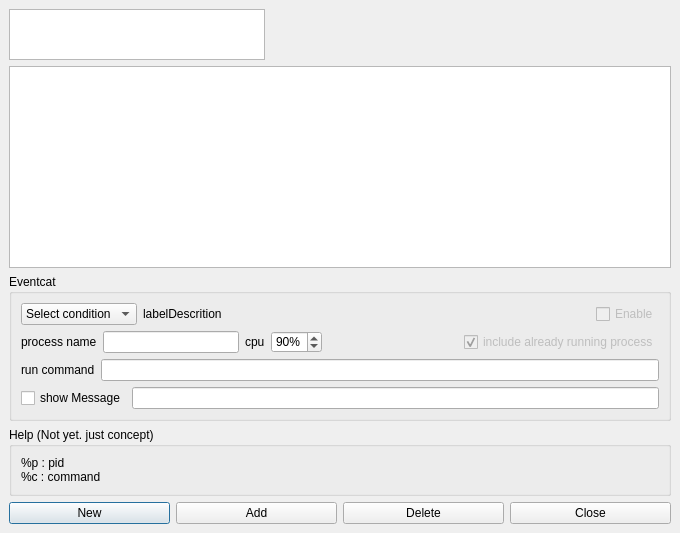
<?xml version="1.0" encoding="UTF-8"?>
<ui version="4.0">
 <class>EventDialog</class>
 <widget class="QDialog" name="EventDialog">
  <property name="geometry">
   <rect>
    <x>0</x>
    <y>0</y>
    <width>680</width>
    <height>533</height>
   </rect>
  </property>
  <property name="sizePolicy">
   <sizepolicy hsizetype="Fixed" vsizetype="Fixed">
    <horstretch>0</horstretch>
    <verstretch>0</verstretch>
   </sizepolicy>
  </property>
  <property name="focusPolicy">
   <enum>Qt::WheelFocus</enum>
  </property>
  <property name="windowTitle">
   <string>Watchdog 0.1 alpha</string>
  </property>
  <property name="styleSheet">
   <string notr="true">QPushButtonX {
	color: rgb(244, 244, 244);
	border-image: url(:/icon/vista.png);
}
QWidget {
} 
QFrame, QLabel, QToolTip {
 } 
 </string>
  </property>
  <layout class="QVBoxLayout">
   <property name="spacing">
    <number>6</number>
   </property>
   <property name="leftMargin">
    <number>9</number>
   </property>
   <property name="topMargin">
    <number>9</number>
   </property>
   <property name="rightMargin">
    <number>9</number>
   </property>
   <property name="bottomMargin">
    <number>9</number>
   </property>
   <item>
    <widget class="QListView" name="listView">
     <property name="sizePolicy">
      <sizepolicy hsizetype="Fixed" vsizetype="Fixed">
       <horstretch>0</horstretch>
       <verstretch>0</verstretch>
      </sizepolicy>
     </property>
     <property name="minimumSize">
      <size>
       <width>8</width>
       <height>1</height>
      </size>
     </property>
     <property name="maximumSize">
      <size>
       <width>16777215</width>
       <height>51</height>
      </size>
     </property>
    </widget>
   </item>
   <item>
    <widget class="QTableView" name="tableView">
     <property name="enabled">
      <bool>true</bool>
     </property>
     <property name="sizePolicy">
      <sizepolicy hsizetype="Preferred" vsizetype="Preferred">
       <horstretch>0</horstretch>
       <verstretch>0</verstretch>
      </sizepolicy>
     </property>
     <property name="focusPolicy">
      <enum>Qt::NoFocus</enum>
     </property>
     <property name="contextMenuPolicy">
      <enum>Qt::NoContextMenu</enum>
     </property>
     <property name="alternatingRowColors">
      <bool>true</bool>
     </property>
     <property name="selectionMode">
      <enum>QAbstractItemView::SingleSelection</enum>
     </property>
     <property name="selectionBehavior">
      <enum>QAbstractItemView::SelectRows</enum>
     </property>
     <property name="showGrid">
      <bool>false</bool>
     </property>
     <property name="gridStyle">
      <enum>Qt::NoPen</enum>
     </property>
    </widget>
   </item>
   <item>
    <widget class="QGroupBox" name="groupBox_2">
     <property name="sizePolicy">
      <sizepolicy hsizetype="Preferred" vsizetype="Fixed">
       <horstretch>0</horstretch>
       <verstretch>0</verstretch>
      </sizepolicy>
     </property>
     <property name="title">
      <string>Eventcat</string>
     </property>
     <layout class="QVBoxLayout">
      <property name="spacing">
       <number>6</number>
      </property>
      <property name="leftMargin">
       <number>9</number>
      </property>
      <property name="topMargin">
       <number>9</number>
      </property>
      <property name="rightMargin">
       <number>9</number>
      </property>
      <property name="bottomMargin">
       <number>9</number>
      </property>
      <item>
       <layout class="QHBoxLayout">
        <property name="spacing">
         <number>6</number>
        </property>
        <property name="leftMargin">
         <number>0</number>
        </property>
        <property name="topMargin">
         <number>0</number>
        </property>
        <property name="rightMargin">
         <number>0</number>
        </property>
        <property name="bottomMargin">
         <number>0</number>
        </property>
        <item>
         <widget class="QComboBox" name="comboBox">
          <property name="sizePolicy">
           <sizepolicy hsizetype="Fixed" vsizetype="Fixed">
            <horstretch>0</horstretch>
            <verstretch>0</verstretch>
           </sizepolicy>
          </property>
          <item>
           <property name="text">
            <string>Select condition</string>
           </property>
          </item>
         </widget>
        </item>
        <item>
         <widget class="QLabel" name="labelDesc">
          <property name="text">
           <string>labelDescrition</string>
          </property>
         </widget>
        </item>
        <item>
         <spacer>
          <property name="orientation">
           <enum>Qt::Horizontal</enum>
          </property>
          <property name="sizeHint" stdset="0">
           <size>
            <width>36</width>
            <height>20</height>
           </size>
          </property>
         </spacer>
        </item>
        <item>
         <widget class="QCheckBox" name="checkBox">
          <property name="enabled">
           <bool>false</bool>
          </property>
          <property name="text">
           <string>Enable</string>
          </property>
         </widget>
        </item>
       </layout>
      </item>
      <item>
       <layout class="QHBoxLayout">
        <property name="spacing">
         <number>6</number>
        </property>
        <property name="leftMargin">
         <number>0</number>
        </property>
        <property name="topMargin">
         <number>0</number>
        </property>
        <property name="rightMargin">
         <number>0</number>
        </property>
        <property name="bottomMargin">
         <number>0</number>
        </property>
        <item>
         <widget class="QLabel" name="label_procname">
          <property name="text">
           <string>process name</string>
          </property>
         </widget>
        </item>
        <item>
         <widget class="QLineEdit" name="proc_name"/>
        </item>
        <item>
         <widget class="QLabel" name="label_cpu">
          <property name="text">
           <string>cpu</string>
          </property>
         </widget>
        </item>
        <item>
         <widget class="QSpinBox" name="spinBox">
          <property name="toolTip">
           <string/>
          </property>
          <property name="statusTip">
           <string/>
          </property>
          <property name="whatsThis">
           <string/>
          </property>
          <property name="accessibleName">
           <string/>
          </property>
          <property name="suffix">
           <string>%</string>
          </property>
          <property name="prefix">
           <string/>
          </property>
          <property name="value">
           <number>90</number>
          </property>
         </widget>
        </item>
        <item>
         <spacer>
          <property name="orientation">
           <enum>Qt::Horizontal</enum>
          </property>
          <property name="sizeHint" stdset="0">
           <size>
            <width>40</width>
            <height>20</height>
           </size>
          </property>
         </spacer>
        </item>
        <item>
         <widget class="QCheckBox" name="checkBox_alreadyrun">
          <property name="enabled">
           <bool>false</bool>
          </property>
          <property name="font">
           <font/>
          </property>
          <property name="text">
           <string>include already running process</string>
          </property>
          <property name="checked">
           <bool>true</bool>
          </property>
         </widget>
        </item>
       </layout>
      </item>
      <item>
       <layout class="QHBoxLayout">
        <property name="spacing">
         <number>6</number>
        </property>
        <property name="leftMargin">
         <number>0</number>
        </property>
        <property name="topMargin">
         <number>0</number>
        </property>
        <property name="rightMargin">
         <number>0</number>
        </property>
        <property name="bottomMargin">
         <number>0</number>
        </property>
        <item>
         <widget class="QLabel" name="label_3">
          <property name="text">
           <string>run command</string>
          </property>
         </widget>
        </item>
        <item>
         <widget class="QLineEdit" name="command">
          <property name="toolTip">
           <string/>
          </property>
         </widget>
        </item>
       </layout>
      </item>
      <item>
       <layout class="QHBoxLayout">
        <property name="spacing">
         <number>6</number>
        </property>
        <property name="leftMargin">
         <number>0</number>
        </property>
        <property name="topMargin">
         <number>0</number>
        </property>
        <property name="rightMargin">
         <number>0</number>
        </property>
        <property name="bottomMargin">
         <number>0</number>
        </property>
        <item>
         <widget class="QCheckBox" name="checkShowMsg">
          <property name="text">
           <string>show Message</string>
          </property>
         </widget>
        </item>
        <item>
         <widget class="QLineEdit" name="message">
          <property name="text">
           <string/>
          </property>
         </widget>
        </item>
       </layout>
      </item>
     </layout>
    </widget>
   </item>
   <item>
    <widget class="QGroupBox" name="groupBox">
     <property name="sizePolicy">
      <sizepolicy hsizetype="Preferred" vsizetype="Fixed">
       <horstretch>0</horstretch>
       <verstretch>0</verstretch>
      </sizepolicy>
     </property>
     <property name="title">
      <string>Help (Not yet. just concept)</string>
     </property>
     <layout class="QVBoxLayout">
      <property name="spacing">
       <number>4</number>
      </property>
      <property name="leftMargin">
       <number>9</number>
      </property>
      <property name="topMargin">
       <number>9</number>
      </property>
      <property name="rightMargin">
       <number>9</number>
      </property>
      <property name="bottomMargin">
       <number>9</number>
      </property>
      <item>
       <widget class="QLabel" name="label_2">
        <property name="sizePolicy">
         <sizepolicy hsizetype="Fixed" vsizetype="Fixed">
          <horstretch>0</horstretch>
          <verstretch>0</verstretch>
         </sizepolicy>
        </property>
        <property name="text">
         <string>%p : pid
%c : command</string>
        </property>
       </widget>
      </item>
     </layout>
    </widget>
   </item>
   <item>
    <layout class="QHBoxLayout">
     <property name="spacing">
      <number>6</number>
     </property>
     <property name="leftMargin">
      <number>0</number>
     </property>
     <property name="topMargin">
      <number>0</number>
     </property>
     <property name="rightMargin">
      <number>0</number>
     </property>
     <property name="bottomMargin">
      <number>0</number>
     </property>
     <item>
      <widget class="QPushButton" name="newButton">
       <property name="styleSheet">
        <string/>
       </property>
       <property name="text">
        <string>New</string>
       </property>
      </widget>
     </item>
     <item>
      <widget class="QPushButton" name="addButton">
       <property name="text">
        <string>Add</string>
       </property>
      </widget>
     </item>
     <item>
      <widget class="QPushButton" name="delButton">
       <property name="text">
        <string>Delete</string>
       </property>
      </widget>
     </item>
     <item>
      <widget class="QPushButton" name="closeButton">
       <property name="text">
        <string>Close</string>
       </property>
      </widget>
     </item>
    </layout>
   </item>
  </layout>
 </widget>
 <resources>
  <include location="qps.qrc"/>
 </resources>
 <connections/>
</ui>
